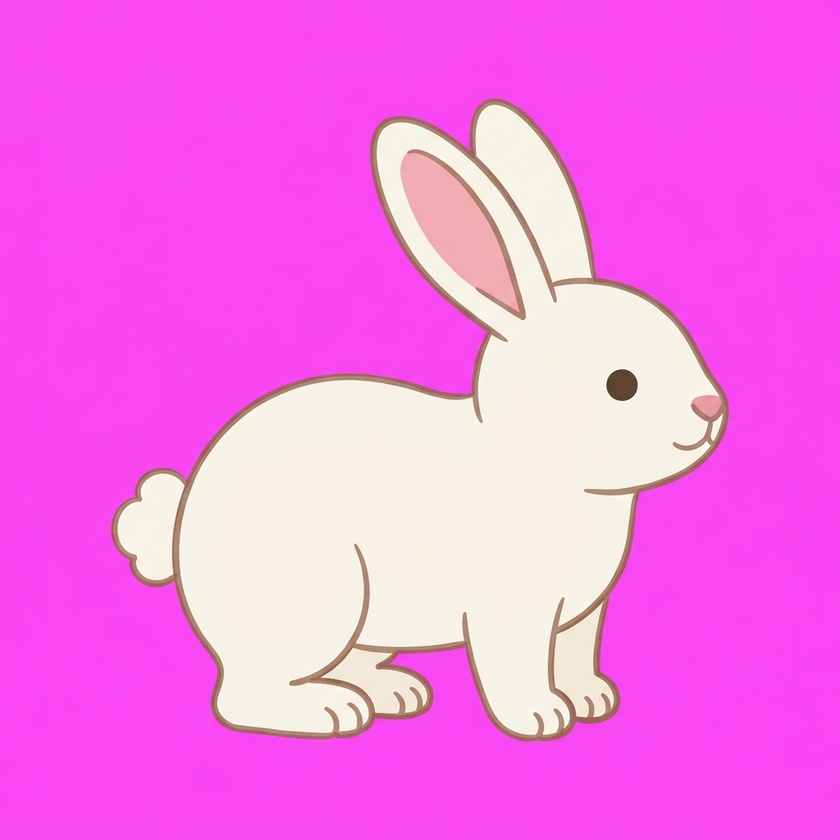
#> input picture img/ref/rabbit-reference.jpg, 840 x 840 px, shrunk from 1024 x 1024 before the run, found by its file name
$ python key.py
#> lines starting #> are read from the running program, lines starting #| are printed output that depends on the picture; after the words box and inside, x2 and y2 are one past the last pixel; in counts of white or black regions, pixels touching at a corner belong together
from PIL import Image
import numpy as np
im = np.asarray(Image.open("/home/user/Bioconnect/img/ref/rabbit-reference.jpg").convert("RGB")).astype(float)
key = np.median(np.concatenate([im[:20,:20].reshape(-1,3), im[-20:,-20:].reshape(-1,3)]), axis=0)
#> key = [248, 72, 243]
print("key", key)
#| key [248.  72. 243.]
d = np.sqrt(((im-key)**2).sum(-1))
a = np.clip((d-60)/(140-60), 0, 1)
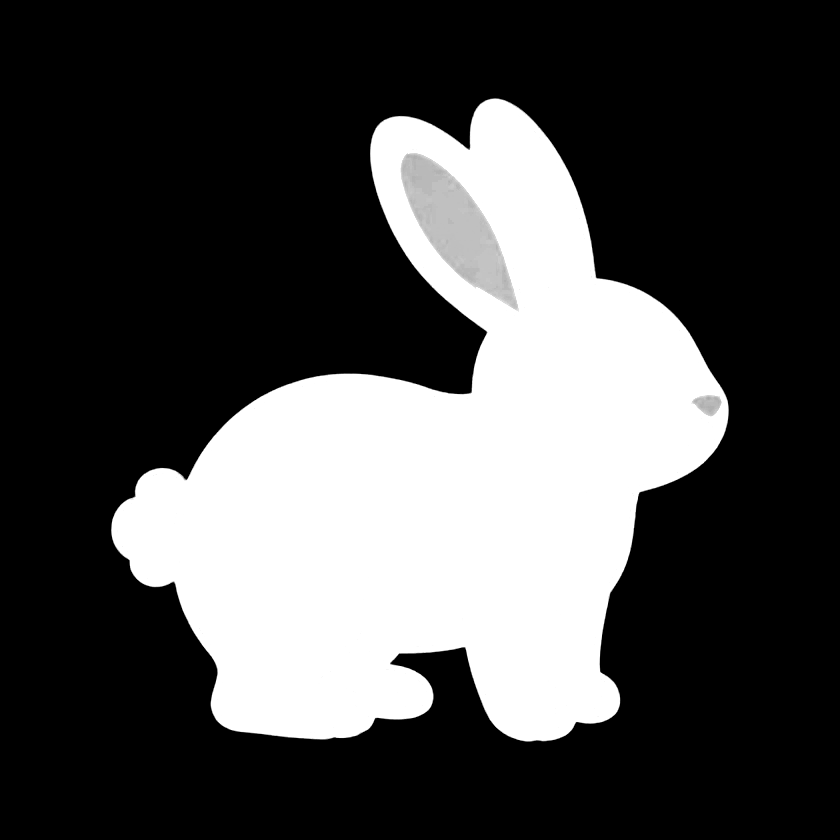
#> a: shape (840, 840) float64; min 0, max 1, mean 0.294
# despill: pull magenta out of semi-transparent edge pixels
rgb = im.copy()
g = rgb[...,1]
spill = np.maximum(0, np.minimum(rgb[...,0], rgb[...,2]) - g)
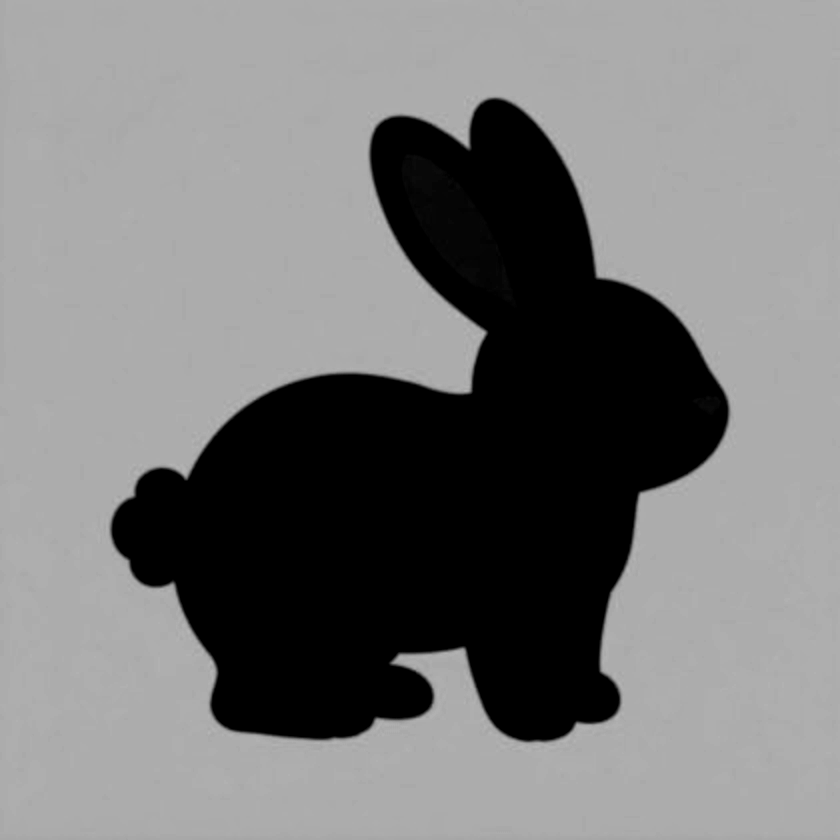
#> spill: shape (840, 840) float64; min 0, max 184, mean 120.7
edge = a < 1
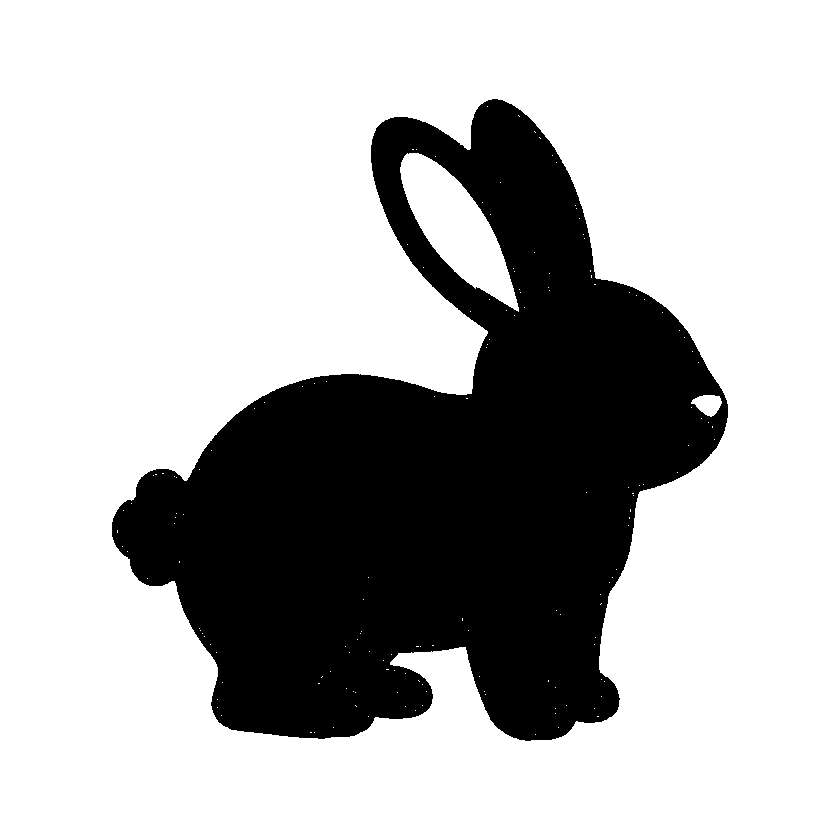
#> edge: shape (840, 840) bool; 71.8% white; 1 black region, box (x1, y1, x2, y2) and area: (112, 99, 728, 741) 198947
rgb[...,0] = np.where(edge, rgb[...,0]-spill*(1-a), rgb[...,0])
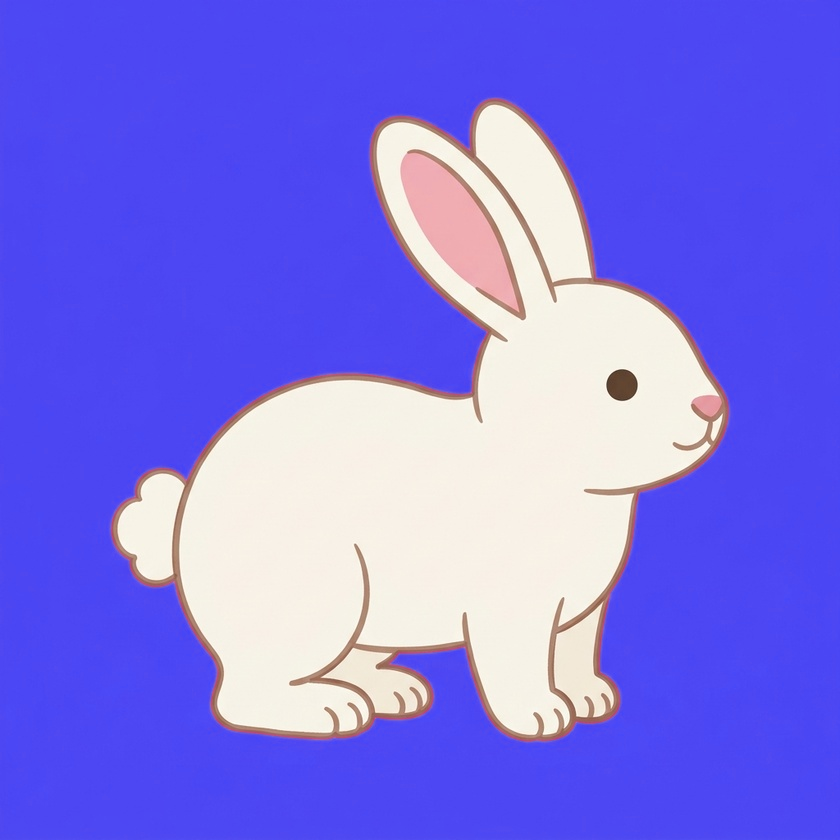
#> rgb: shape (840, 840, 3) float64; mean R, G, B 124.5, 116.3, 233.7
rgb[...,2] = np.where(edge, rgb[...,2]-spill*(1-a), rgb[...,2])
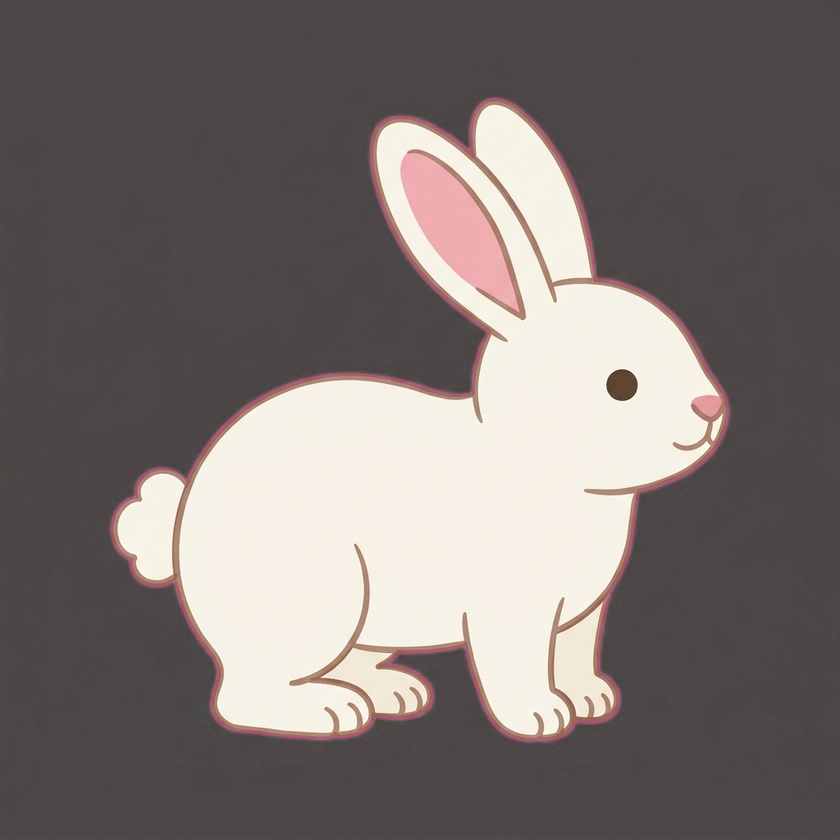
#> rgb: shape (840, 840, 3) float64; mean R, G, B 124.5, 116.3, 113.3
out = np.dstack([np.clip(rgb,0,255), a*255]).astype(np.uint8)
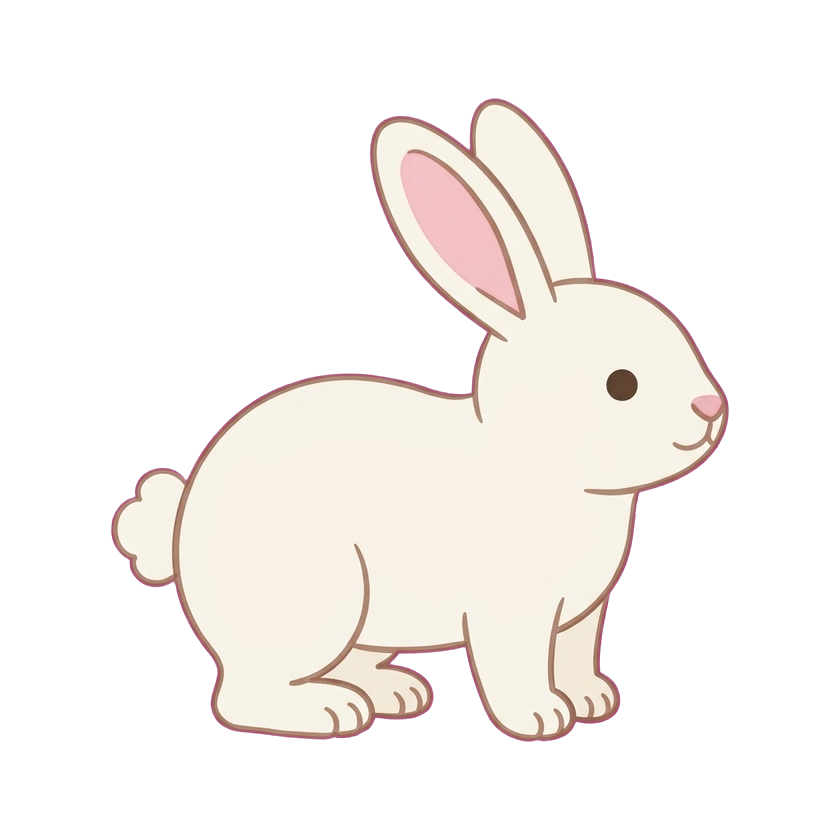
#> out: shape (840, 840, 4); mean R, G, B, A 124.5, 116.3, 113.3, 75; transparent parts drawn white
img = Image.fromarray(out, "RGBA")
img = img.crop(img.getbbox())
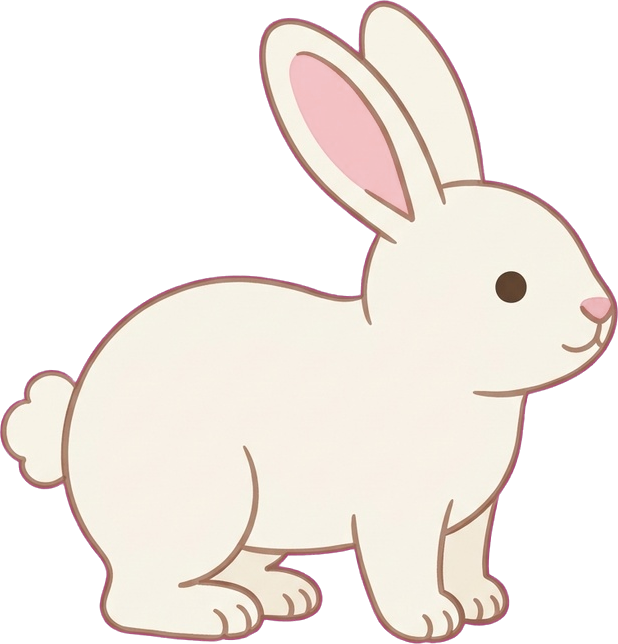
#> img: PIL image 618x644 RGBA; mean R, G, B, A 161.5, 151.3, 146, 133; transparent parts drawn white
print(img.size)
#| (618, 644)
img.save("/home/user/Bioconnect/concepts/app-icon-v1/rabbit-cutout.png")

$ run again, with img/ref/parts-sheet.jpg copied over img/ref/rabbit-reference.jpg
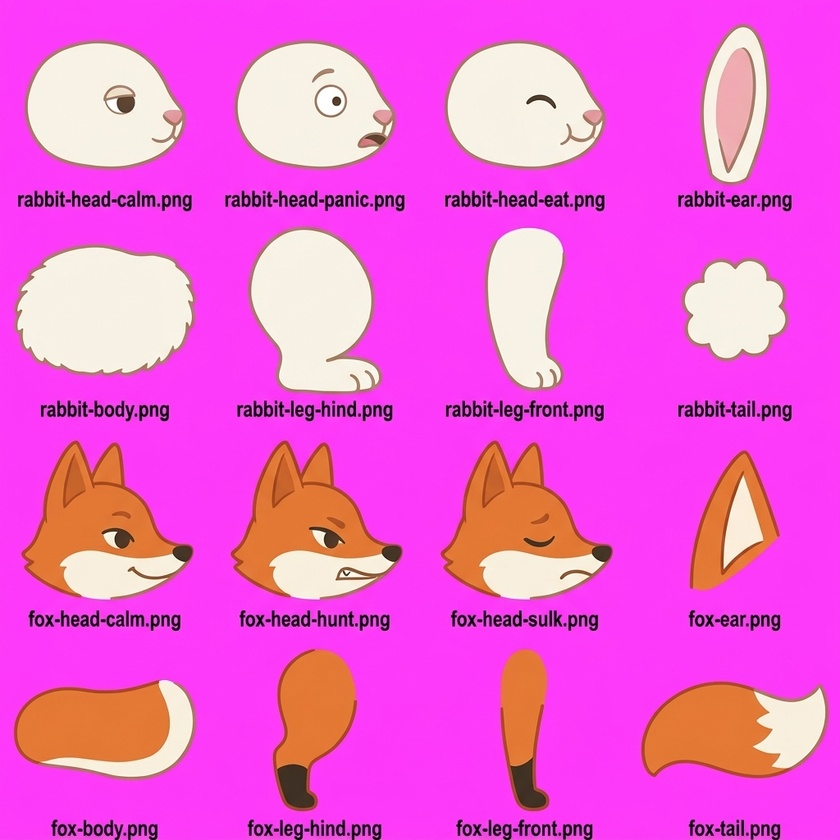
#> input picture img/ref/parts-sheet.jpg, 840 x 840 px, shrunk from 1024 x 1024 before the run, found by its file name
#> key = [253, 59, 249]
#| key [253.  59. 249.]
#> `edge = a < 1`:
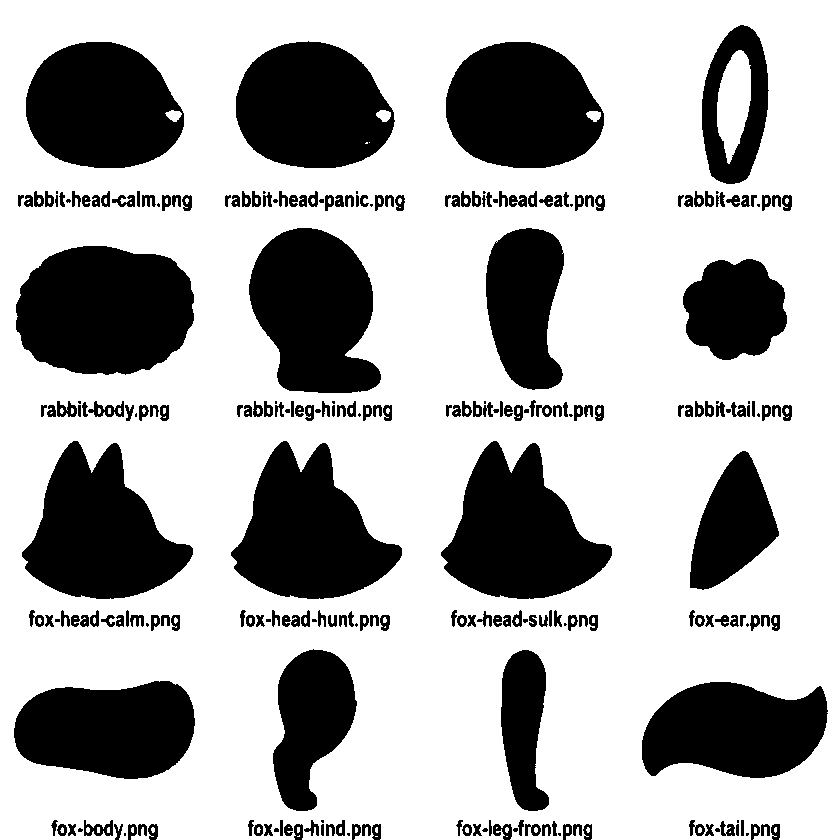
#> edge: shape (840, 840) bool; 68.9% white; 264 black regions (45 under 20 px), largest, box (x1, y1, x2, y2) and area: (16, 246, 194, 375) 18680, (441, 441, 612, 599) 16145, (22, 441, 193, 599) 16140
#> `img = img.crop(img.getbbox())`:
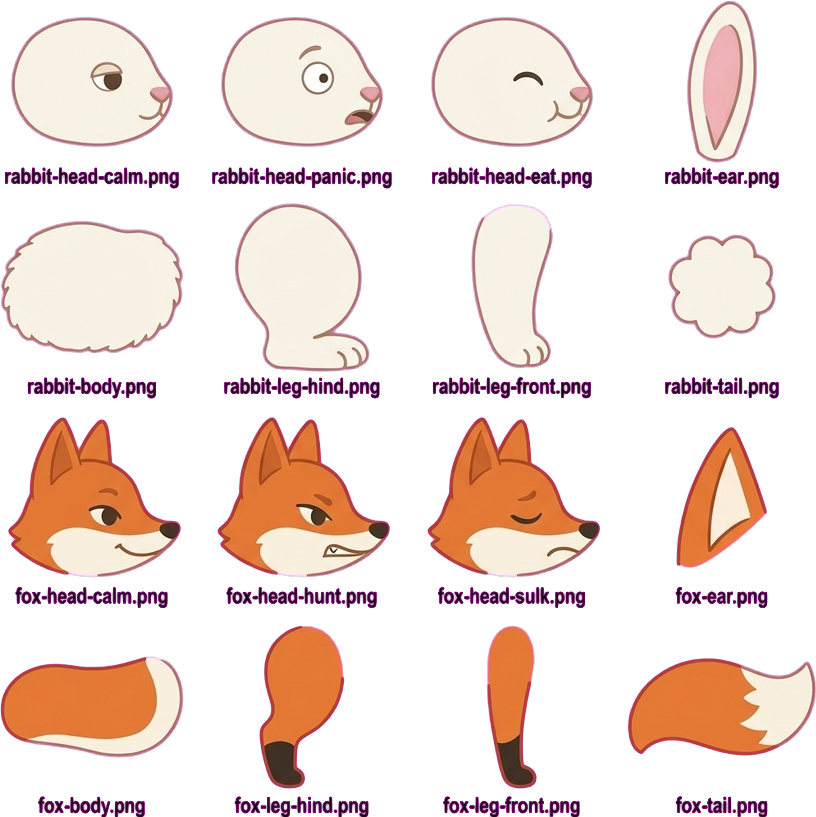
#> img: PIL image 816x817 RGBA; mean R, G, B, A 117.9, 97.5, 91.7, 88.8; transparent parts drawn white
#| (816, 817)
